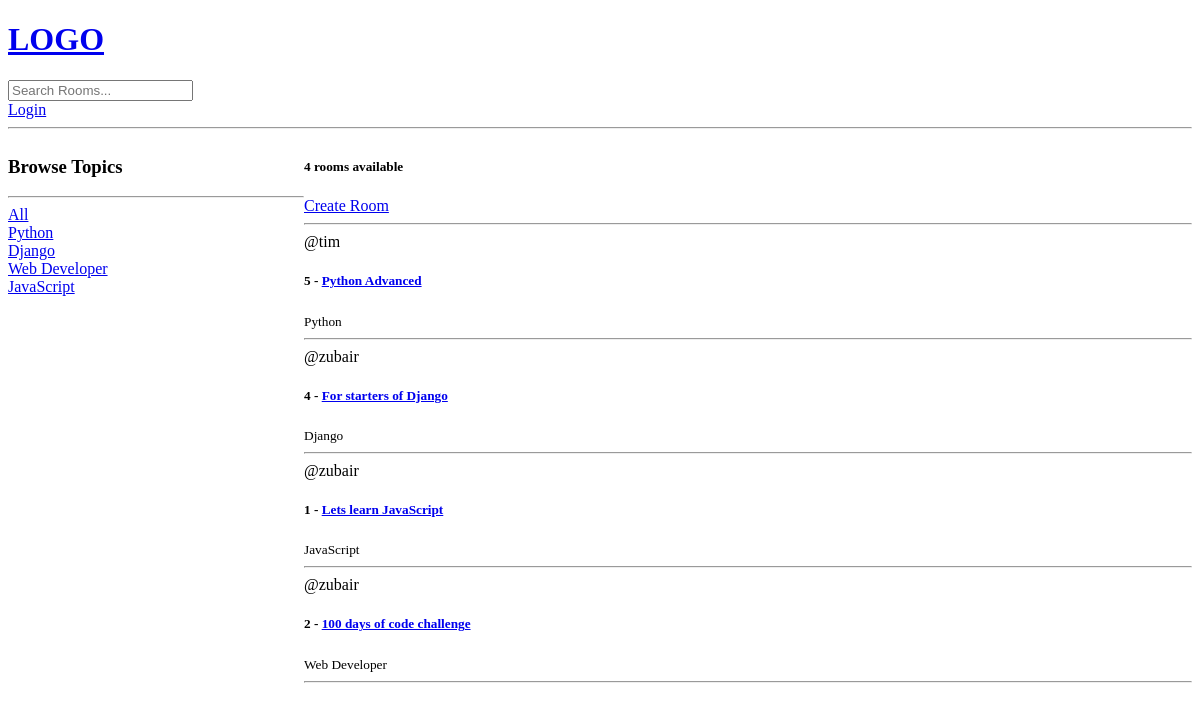
Before: / with the older database file.
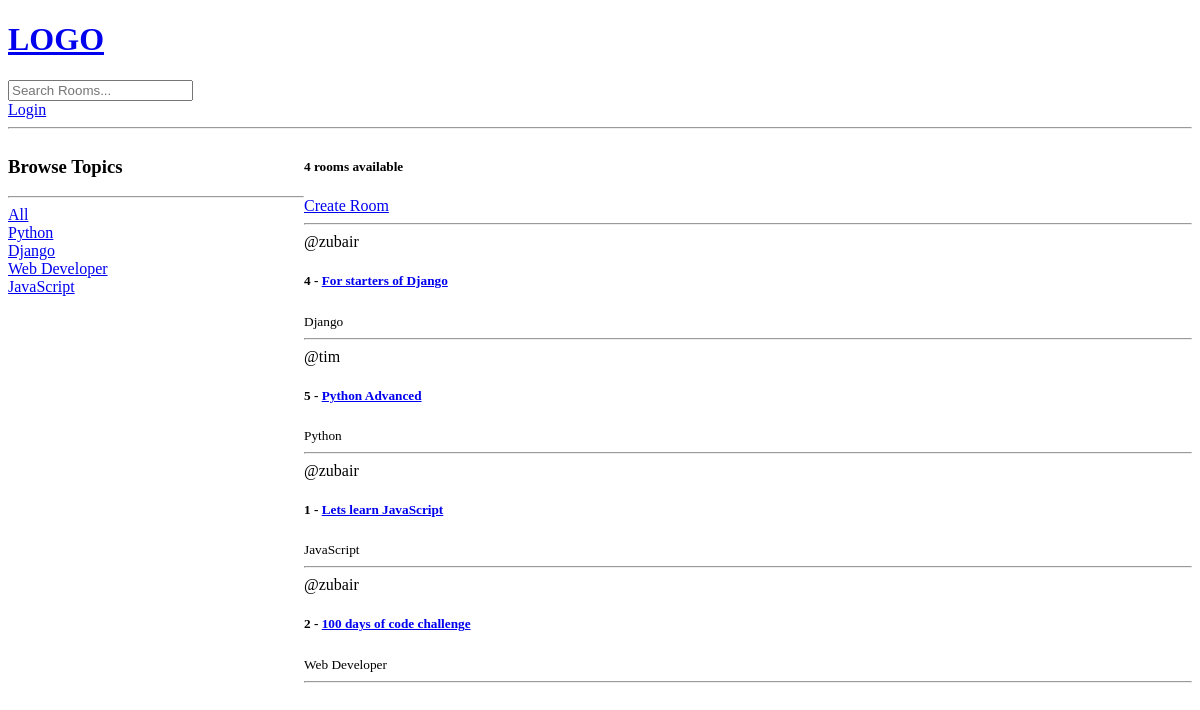
After: the same page with the newer database file.
### base/models.py (models this page shows, shortened)
class Topic(models.Model):
    name = models.CharField(max_length=200)
    def __str__(self):
        return self.name

class Room(models.Model):
    host = models.ForeignKey(User, on_delete=models.SET_NULL, null=True)
    topic = models.ForeignKey(Topic, on_delete=models.SET_NULL, null=True)      # if the Topic model is written below the Room then we need to write "Topic" inside the parameters
    name = models.CharField(max_length=200)     # by default
    description = models.TextField(null=True, blank=True)
    participants = models.ManyToManyField(User, related_name='participants', blank=True)
    "So, in summary, related_name is used to name the reverse relation from the User model to your model, and it's necessary when you have more than one relation from one model to another. It makes your code more readable and intuitive, and it avoids confusion in Django's ORM about which relation to use."
    updated = models.DateTimeField(auto_now=True)       # every time it is updated.
    created = models.DateTimeField(auto_now_add=True)   # just for initial creation
    class Meta:
        ordering = ['-updated' , '-created']

### base/views.py (the view)
# urls.py: path("", views.home, name="home"),
def home(request):
    q = request.GET.get('q') if request.GET.get('q') != None else ''
    rooms = Room.objects.filter(
        Q(topic__name__icontains=q ) |
        Q(name__icontains = q)  |
        Q(description__icontains = q)
        )
    topics = Topic.objects.all()
    room_count = rooms.count()      # can also use len(rooms) but it is relatively slow
    context = {"rooms" : rooms, "topics":topics, "room_count":room_count}
    return render(request, "base/home.html", context)

### base/templates/base/home.html (shortened to what this page needs)
{% extends "main.html" %}
{% block content %}
<div class="home-container">
    <div>
        <h3>Browse Topics</h3>
        <hr>
        <div>
            <a href="{% url 'home' %}">All</a>
        </div>
        {% for topic in topics %}
            <div>
                <a href="{% url 'home' %}?q={{topic.name}}">{{topic}}</a>
            </div>
        {% endfor %}
    </div>
    <div>
        <h5>{{room_count}} rooms available</h5>
        <a href="{% url 'create-room' %}">Create Room</a>
        <hr>
        <div>
            {% for room in rooms %}
            <div>
                <span>@{{room.host.username}}</span>
                <h5>{{room.id}} - <a href="{% url 'room' room.id%}">{{room.name}}</a></h5>
                <small>{{room.topic}}</small>
                <hr>
            </div>
            {% endfor %}
        </div>
    </div>
</div>
{% endblock content %}

Changed rows visible on the page:
changed Room "For starters of Django": moves up the list
